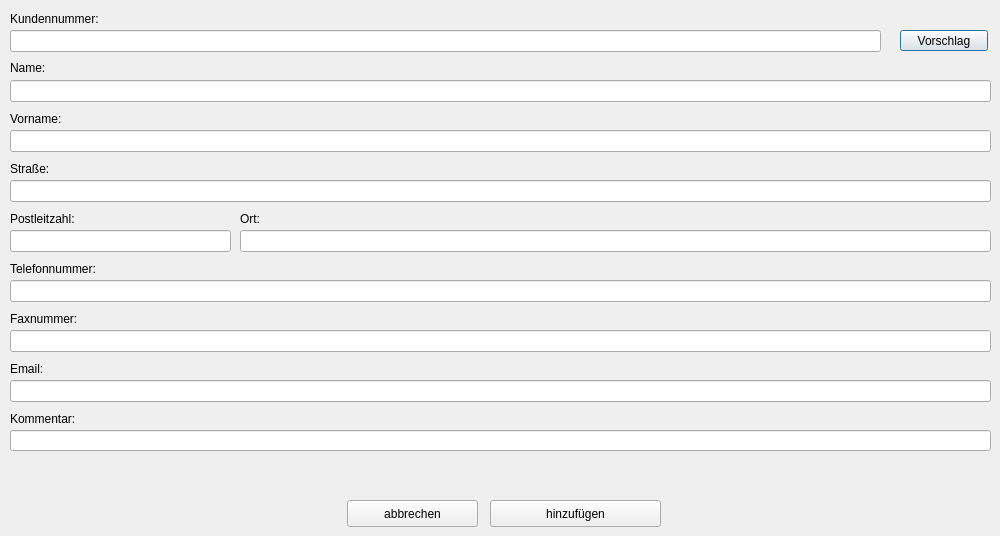
<?xml version="1.0" encoding="UTF-8"?>
<ui version="4.0">
 <class>CInputDialogCustomer</class>
 <widget class="QDialog" name="CInputDialogCustomer">
  <property name="geometry">
   <rect>
    <x>0</x>
    <y>0</y>
    <width>1000</width>
    <height>536</height>
   </rect>
  </property>
  <property name="windowTitle">
   <string>Dialog</string>
  </property>
  <property name="windowIcon">
   <iconset resource="lava2res.qrc">
    <normaloff>:/images/res/icon.ico</normaloff>:/images/res/icon.ico</iconset>
  </property>
  <widget class="QLabel" name="label">
   <property name="geometry">
    <rect>
     <x>10</x>
     <y>10</y>
     <width>141</width>
     <height>18</height>
    </rect>
   </property>
   <property name="text">
    <string>Kundennummer:</string>
   </property>
  </widget>
  <widget class="QLineEdit" name="lineEditCustomerNumber">
   <property name="geometry">
    <rect>
     <x>10</x>
     <y>30</y>
     <width>871</width>
     <height>22</height>
    </rect>
   </property>
   <property name="maxLength">
    <number>200</number>
   </property>
   <property name="alignment">
    <set>Qt::AlignRight|Qt::AlignTrailing|Qt::AlignVCenter</set>
   </property>
  </widget>
  <widget class="QLabel" name="label_2">
   <property name="geometry">
    <rect>
     <x>10</x>
     <y>60</y>
     <width>141</width>
     <height>16</height>
    </rect>
   </property>
   <property name="text">
    <string>Name:</string>
   </property>
  </widget>
  <widget class="QLineEdit" name="lineEditName">
   <property name="geometry">
    <rect>
     <x>10</x>
     <y>80</y>
     <width>981</width>
     <height>22</height>
    </rect>
   </property>
   <property name="maxLength">
    <number>200</number>
   </property>
  </widget>
  <widget class="QLabel" name="label_3">
   <property name="geometry">
    <rect>
     <x>10</x>
     <y>110</y>
     <width>131</width>
     <height>18</height>
    </rect>
   </property>
   <property name="text">
    <string>Vorname:</string>
   </property>
  </widget>
  <widget class="QLineEdit" name="lineEditFirstName">
   <property name="geometry">
    <rect>
     <x>10</x>
     <y>130</y>
     <width>981</width>
     <height>22</height>
    </rect>
   </property>
   <property name="maxLength">
    <number>200</number>
   </property>
  </widget>
  <widget class="QLabel" name="label_4">
   <property name="geometry">
    <rect>
     <x>10</x>
     <y>160</y>
     <width>131</width>
     <height>18</height>
    </rect>
   </property>
   <property name="text">
    <string>Straße:</string>
   </property>
  </widget>
  <widget class="QLineEdit" name="lineEditStreet">
   <property name="geometry">
    <rect>
     <x>10</x>
     <y>180</y>
     <width>981</width>
     <height>22</height>
    </rect>
   </property>
   <property name="maxLength">
    <number>200</number>
   </property>
  </widget>
  <widget class="QLabel" name="label_5">
   <property name="geometry">
    <rect>
     <x>10</x>
     <y>210</y>
     <width>121</width>
     <height>18</height>
    </rect>
   </property>
   <property name="text">
    <string>Postleitzahl:</string>
   </property>
  </widget>
  <widget class="QLineEdit" name="lineEditPostcode">
   <property name="geometry">
    <rect>
     <x>10</x>
     <y>230</y>
     <width>221</width>
     <height>22</height>
    </rect>
   </property>
   <property name="maxLength">
    <number>200</number>
   </property>
  </widget>
  <widget class="QLabel" name="label_6">
   <property name="geometry">
    <rect>
     <x>240</x>
     <y>210</y>
     <width>62</width>
     <height>18</height>
    </rect>
   </property>
   <property name="text">
    <string>Ort:</string>
   </property>
  </widget>
  <widget class="QLineEdit" name="lineEditCity">
   <property name="geometry">
    <rect>
     <x>240</x>
     <y>230</y>
     <width>751</width>
     <height>22</height>
    </rect>
   </property>
   <property name="maxLength">
    <number>200</number>
   </property>
  </widget>
  <widget class="QLabel" name="label_7">
   <property name="geometry">
    <rect>
     <x>10</x>
     <y>410</y>
     <width>141</width>
     <height>18</height>
    </rect>
   </property>
   <property name="text">
    <string>Kommentar:</string>
   </property>
  </widget>
  <widget class="QLineEdit" name="lineEditComment">
   <property name="geometry">
    <rect>
     <x>10</x>
     <y>430</y>
     <width>981</width>
     <height>21</height>
    </rect>
   </property>
   <property name="maxLength">
    <number>200</number>
   </property>
  </widget>
  <widget class="QLabel" name="labelError">
   <property name="geometry">
    <rect>
     <x>10</x>
     <y>470</y>
     <width>981</width>
     <height>20</height>
    </rect>
   </property>
   <property name="palette">
    <palette>
     <active>
      <colorrole role="WindowText">
       <brush brushstyle="SolidPattern">
        <color alpha="255">
         <red>170</red>
         <green>0</green>
         <blue>0</blue>
        </color>
       </brush>
      </colorrole>
      <colorrole role="Text">
       <brush brushstyle="SolidPattern">
        <color alpha="255">
         <red>170</red>
         <green>0</green>
         <blue>0</blue>
        </color>
       </brush>
      </colorrole>
     </active>
     <inactive>
      <colorrole role="WindowText">
       <brush brushstyle="SolidPattern">
        <color alpha="255">
         <red>170</red>
         <green>0</green>
         <blue>0</blue>
        </color>
       </brush>
      </colorrole>
      <colorrole role="Text">
       <brush brushstyle="SolidPattern">
        <color alpha="255">
         <red>170</red>
         <green>0</green>
         <blue>0</blue>
        </color>
       </brush>
      </colorrole>
     </inactive>
     <disabled>
      <colorrole role="WindowText">
       <brush brushstyle="SolidPattern">
        <color alpha="255">
         <red>127</red>
         <green>125</green>
         <blue>123</blue>
        </color>
       </brush>
      </colorrole>
      <colorrole role="Text">
       <brush brushstyle="SolidPattern">
        <color alpha="255">
         <red>127</red>
         <green>125</green>
         <blue>123</blue>
        </color>
       </brush>
      </colorrole>
     </disabled>
    </palette>
   </property>
   <property name="font">
    <font>
     <weight>75</weight>
     <bold>true</bold>
    </font>
   </property>
   <property name="text">
    <string/>
   </property>
   <property name="alignment">
    <set>Qt::AlignCenter</set>
   </property>
  </widget>
  <widget class="QPushButton" name="pushButtonNomination">
   <property name="geometry">
    <rect>
     <x>900</x>
     <y>30</y>
     <width>88</width>
     <height>21</height>
    </rect>
   </property>
   <property name="text">
    <string>Vorschlag</string>
   </property>
  </widget>
  <widget class="QLineEdit" name="lineEditCallnumber">
   <property name="geometry">
    <rect>
     <x>10</x>
     <y>280</y>
     <width>981</width>
     <height>22</height>
    </rect>
   </property>
   <property name="maxLength">
    <number>200</number>
   </property>
  </widget>
  <widget class="QLabel" name="label_8">
   <property name="geometry">
    <rect>
     <x>10</x>
     <y>260</y>
     <width>131</width>
     <height>18</height>
    </rect>
   </property>
   <property name="text">
    <string>Telefonnummer:</string>
   </property>
  </widget>
  <widget class="QLineEdit" name="lineEditFaxnumber">
   <property name="geometry">
    <rect>
     <x>10</x>
     <y>330</y>
     <width>981</width>
     <height>22</height>
    </rect>
   </property>
   <property name="maxLength">
    <number>200</number>
   </property>
  </widget>
  <widget class="QLabel" name="label_9">
   <property name="geometry">
    <rect>
     <x>10</x>
     <y>310</y>
     <width>131</width>
     <height>18</height>
    </rect>
   </property>
   <property name="text">
    <string>Faxnummer:</string>
   </property>
  </widget>
  <widget class="QLineEdit" name="lineEditEmail">
   <property name="geometry">
    <rect>
     <x>10</x>
     <y>380</y>
     <width>981</width>
     <height>22</height>
    </rect>
   </property>
   <property name="maxLength">
    <number>200</number>
   </property>
  </widget>
  <widget class="QLabel" name="label_10">
   <property name="geometry">
    <rect>
     <x>10</x>
     <y>360</y>
     <width>131</width>
     <height>18</height>
    </rect>
   </property>
   <property name="text">
    <string>Email:</string>
   </property>
  </widget>
  <widget class="QPushButton" name="pushButtonOk">
   <property name="geometry">
    <rect>
     <x>490</x>
     <y>500</y>
     <width>171</width>
     <height>27</height>
    </rect>
   </property>
   <property name="text">
    <string>hinzufügen</string>
   </property>
  </widget>
  <widget class="QPushButton" name="pushButtonCancel">
   <property name="geometry">
    <rect>
     <x>347</x>
     <y>500</y>
     <width>131</width>
     <height>27</height>
    </rect>
   </property>
   <property name="text">
    <string>abbrechen</string>
   </property>
  </widget>
 </widget>
 <tabstops>
  <tabstop>lineEditCustomerNumber</tabstop>
  <tabstop>pushButtonNomination</tabstop>
  <tabstop>lineEditName</tabstop>
  <tabstop>lineEditFirstName</tabstop>
  <tabstop>lineEditStreet</tabstop>
  <tabstop>lineEditPostcode</tabstop>
  <tabstop>lineEditCity</tabstop>
  <tabstop>lineEditCallnumber</tabstop>
  <tabstop>lineEditFaxnumber</tabstop>
  <tabstop>lineEditEmail</tabstop>
  <tabstop>lineEditComment</tabstop>
  <tabstop>pushButtonCancel</tabstop>
  <tabstop>pushButtonOk</tabstop>
 </tabstops>
 <resources>
  <include location="lava2res.qrc"/>
 </resources>
 <connections/>
</ui>
